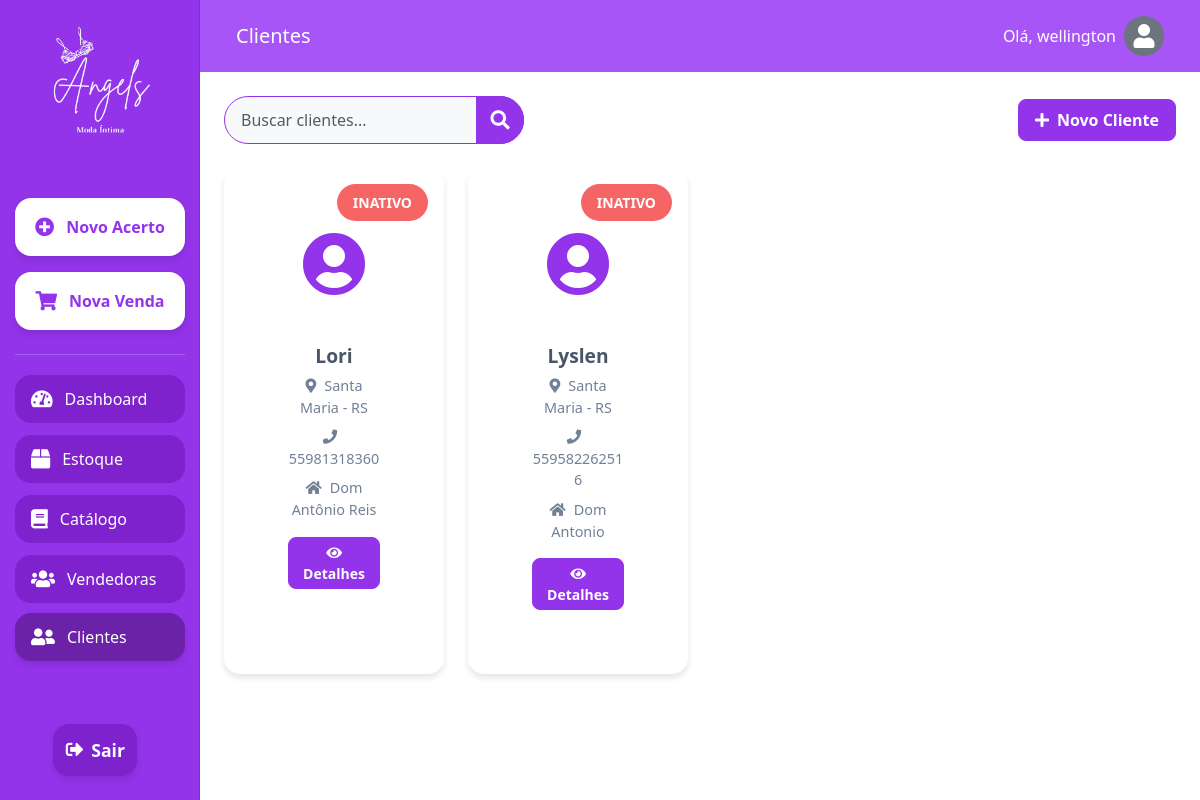
Screenshot of /clientes/ (signed in) with the database file from the repository.
### setup/models.py (models this page shows, shortened)
class CustomUser(AbstractUser):
    email = models.EmailField(_('email address'), unique=True)
    profile_picture = models.ImageField(upload_to='profile_pics/', null=True, blank=True)
    USERNAME_FIELD = 'email'
    REQUIRED_FIELDS = ['username']

class Cliente(models.Model):
    nome = models.CharField(max_length=100)
    logradouro = models.CharField(max_length=200, default="Não informado")
    bairro = models.CharField(max_length=100, default="Não informado")
    cidade = models.CharField(max_length=100, default="Não informada")
    uf = models.CharField(max_length=2, default="UF")
    telefone = models.CharField(max_length=20, default="Não informado")

### setup/views.py (the view)
# urls.py: path('clientes/', views.clientes, name='clientes'),
@login_required
def clientes(request):
    clientes = Cliente.objects.all()
    form = ClienteForm()
    return render(request, 'clientes.html', {'clientes': clientes, 'form': form})

### setup/forms.py
class ClienteForm(forms.ModelForm):
    class Meta:
        model = Cliente
        fields = ['nome', 'logradouro', 'bairro', 'cidade', 'uf', 'telefone']
        widgets = {
            'nome': forms.TextInput(attrs={'class': 'form-control', 'placeholder': 'Nome do Cliente'}),
            'logradouro': forms.TextInput(attrs={'class': 'form-control', 'placeholder': 'Logradouro'}),
            'bairro': forms.TextInput(attrs={'class': 'form-control', 'placeholder': 'Bairro'}),
            'cidade': forms.TextInput(attrs={'class': 'form-control', 'placeholder': 'Cidade'}),
            'uf': forms.TextInput(attrs={'class': 'form-control', 'placeholder': 'UF'}),
            'telefone': forms.TextInput(attrs={'class': 'form-control', 'placeholder': 'Telefone'}),
        }

### setup/templates/clientes.html (shortened to what this page needs)
{% extends 'base.html' %}
{% load static %}
{% block content %}
<!DOCTYPE html>
<html lang="pt-br">
<head>
    <link href="https://cdn.jsdelivr.net/npm/bootstrap@5.3.0/dist/css/bootstrap.min.css" rel="stylesheet">
    <link href="https://cdnjs.cloudflare.com/ajax/libs/font-awesome/5.15.3/css/all.min.css" rel="stylesheet">
</head>
<body>
    <div class="container-fluid vh-100">
        <div class="row h-100">
            <nav id="sidebarMenu" class="col-md-3 col-lg-2 d-md-block sidebar collapse p-0">
                <div class="position-sticky pt-3 h-100 d-flex flex-column align-items-center">
                    <div class="text-center mb-4">
                        <img src="{% static 'images/logo_Angels_branco.png' %}" alt="Angels Logo" class="img-fluid" style="max-width: 150px;">
                    </div>
                    <a class="btn btn-highlight mb-2" href="{% url 'acerto_vendedora' %}">
                        <i class="fas fa-plus-circle"></i> Novo Acerto
                    </a>
                    <a class="btn btn-highlight mb-2" href="#">
                        <i class="fas fa-shopping-cart"></i> Nova Venda
                    </a>
                    <div class="separator"></div>
                    <a class="nav-link mb-2" href="{% url 'dashboard' %}">
                        <i class="fas fa-tachometer-alt"></i> Dashboard
                    </a>
                    <a class="nav-link mb-2" href="{% url 'estoque' %}">
                        <i class="fas fa-box"></i> Estoque
                    </a>
                    <a class="nav-link mb-2" href="{% url 'catalogo' %}">
                        <i class="fas fa-book"></i> Catálogo
                    </a>
                    <a class="nav-link mb-2" href="{% url 'vendedoras' %}">
                        <i class="fas fa-users"></i> Vendedoras
                    </a>
                    <a class="nav-link mb-2 active" href="{% url 'clientes' %}">
                        <i class="fas fa-user-friends"></i> Clientes
                    </a>
                    <div class="mt-auto mb-3">
                        <a class="btn btn-exit" href="{% url 'login' %}">
                            <i class="fas fa-sign-out-alt me-2"></i>
                            <span>Sair</span>
                        </a>
                    </div>
                </div>
            </nav>
            <main class="col-md-9 ms-sm-auto col-lg-10 px-md-4">
                <nav class="navbar navbar-expand-lg navbar-dark custom-navbar mb-4">
                    <div class="container-fluid">
                        <a class="navbar-brand" href="#">Clientes</a>
                        <span class="navbar-text text-white d-flex align-items-center">
                            Olá, {{ user.username }}
                            {% if user.profile_picture %}
                                <img src="{{ user.profile_picture.url }}" alt="Foto de perfil" class="rounded-circle ms-2" style="width: 30px; height: 30px; object-fit: cover;">
                            {% else %}
                                <div class="rounded-circle ms-2 bg-secondary d-flex align-items-center justify-content-center" style="width: 40px; height: 40px;">
                                    <i class="fas fa-user text-white" style="font-size: 1.5rem;"></i>
                                </div>
                            {% endif %}
                        </span>
                    </div>
                </nav>
                <div class="d-flex justify-content-between align-items-center mb-4">
                    <div class="search-container d-flex">
                        <input type="text" id="searchClientes" class="form-control search-input" placeholder="Buscar clientes...">
                        <button class="btn search-button" type="button">
                            <i class="fas fa-search"></i>
                        </button>
                    </div>
                    <button class="btn btn-primary btn-add-cliente" data-bs-toggle="modal" data-bs-target="#addClienteModal">
                        <i class="fas fa-plus me-2"></i>Novo Cliente
                    </button>
                </div>
                <div class="row row-cols-1 row-cols-md-2 row-cols-lg-3 row-cols-xl-4 g-4" id="clienteGrid">
                    {% for cliente in clientes %}
                    <div class="col">
                        <div class="card cliente-card h-100">
                            <div class="card-body cliente-details">
                                <div class="text-center mb-4">
                                    <i class="fas fa-user-circle cliente-icon"></i>
                                </div>
                                <h5 class="card-title cliente-name text-center">{{ cliente.nome }}</h5>
                                <p class="card-text cliente-info text-center"><i class="fas fa-map-marker-alt me-2"></i>{{ cliente.cidade }} - {{ cliente.uf }}</p>
                                <p class="card-text cliente-info text-center"><i class="fas fa-phone me-2"></i>{{ cliente.telefone }}</p>
                                <p class="card-text cliente-info text-center"><i class="fas fa-home me-2"></i>{{ cliente.bairro }}</p>
                                <span class="status-badge {% if cliente.status == 'active' %}status-active{% else %}status-inactive{% endif %}">
                                    {% if cliente.status == 'active' %}Ativo{% else %}Inativo{% endif %}
                                </span>
                                <div class="cliente-actions">
                                    <button class="btn btn-sm btn-primary btn-action" onclick="openClienteModal('{{ cliente.id }}', '{{ cliente.nome }}', '{{ cliente.cidade }}', '{{ cliente.uf }}', '{{ cliente.telefone }}', '{{ cliente.bairro }}', '{{ cliente.logradouro }}', '{{ cliente.status }}')">
                                        <i class="fas fa-eye"></i> Detalhes
                                    </button>
                                </div>
                            </div>
                        </div>
                    </div>
                    {% empty %}
                    <div class="col-12">
                        <p class="text-center">Nenhum cliente cadastrado.</p>
                    </div>
                    {% endfor %}
                </div>
            </main>
        </div>
    </div>
</body>
</html>
{% endblock %}

### setup/templates/base.html (style rules this page uses)
body { background-color: #9333ea; min-height: 100vh; display: flex; align-items: center; justify-content: center; }
.card { background: white; border-radius: 15px; padding: 2rem; width: 100%; max-width: 400px; box-shadow: 0 4px 6px rgba(0, 0, 0, 0.1); }
.form-control { border-radius: 25px; padding: 0.75rem 1.25rem; border: 1px solid #e2e8f0; }
.btn-primary { background-color: #9333ea; border: none; border-radius: 25px; padding: 0.75rem; width: 100%; font-weight: 500; transition: all 0.3s ease; }

### setup/templates/clientes.html (style rules this page uses)
body, html { height: 100%; overflow-x: hidden; }
.sidebar { position: fixed; top: 0; bottom: 0; left: 0; z-index: 100; padding: 0; box-shadow: inset -1px 0 0 rgba(0, 0, 0, .1); background-color: #9333ea; display: flex; flex-direction: column; align-items: center; padding-top: 1rem; }
.sidebar .nav-link { color: #fff; font-weight: 500; padding: 0.75rem 1rem; margin: 0.25rem 0; font-size: 1rem; display: flex; align-items: center; justify-content: flex-start; width: 85%; border-radius: 1rem; transition: all 0.3s ease; background-color: #7e22ce; }
.sidebar .nav-link:hover, .sidebar .nav-link.active { background-color: #6b21a8; transform: translateY(-2px); box-shadow: 0 4px 6px rgba(0, 0, 0, 0.1); }
.sidebar .btn-highlight { background-color: #ffffff; color: #9333ea; font-weight: 600; padding: 0.75rem 1rem; margin: 0.5rem 0; border-radius: 1rem; text-align: center; transition: all 0.3s ease; box-shadow: 0 4px 6px rgba(0, 0, 0, 0.1); width: 85%; text-align: left; display: flex; align-items: center; justify-content: flex-start; padding: 0.75rem 1rem; margin: 0.5rem 0; font-size: 1rem; justify-content: center; font-size: 1rem; padding: 1rem; }
.sidebar .btn-exit { background-color: #7e22ce; color: #ffffff; font-weight: 600; padding: 0.75rem 1rem; margin: 0.5rem 0; border-radius: 1rem; transition: all 0.3s ease; box-shadow: 0 4px 6px rgba(0, 0, 0, 0.1); width: 90%; font-size: 1.1rem; display: flex; align-items: center; justify-content: center; }
.sidebar .btn-exit i { margin-right: 0.5rem; }
.sidebar .nav-link i, .sidebar .btn-highlight i { margin-right: 0.75rem; font-size: 1.2rem; }
.sidebar .separator { width: 85%; height: 1px; background-color: rgba(255, 255, 255, 0.2); margin: 1rem 0; }
main { padding-top: 0 !important; }
.custom-navbar { background-color: #a855f7; margin-left: -1.5rem; margin-right: -1.5rem; padding-left: 1.5rem; padding-right: 1.5rem; }
.navbar-text { font-size: 1rem; font-weight: 500; }
.search-container { display: flex; align-items: center; width: 300px; }
.search-input { border-top-right-radius: 50rem; border-bottom-right-radius: 50rem; border-top-left-radius: 50rem; border-bottom-left-radius: 50rem; border: 1px solid #9333ea; background-color: #f8f9fa; transition: all 0.3s ease; padding-left: 1rem; height: 48px; width: 300px; }
.search-button { border-top-right-radius: 50rem; border-bottom-right-radius: 50rem; background-color: #9333ea; border-color: #9333ea; color: #fff; transition: all 0.3s ease; height: 48px; width: 48px; padding: 0; display: flex; align-items: center; justify-content: center; margin-left: -48px; }
.search-button i { font-size: 1.2rem; }
.btn-primary { background-color: #9333ea; border-color: #9333ea; color: #ffffff; font-weight: 600; padding: 0.75rem 1.5rem; border-radius: 0.5rem; transition: all 0.3s ease; }
.cliente-card { border: none; border-radius: 1rem; overflow: hidden; transition: all 0.3s ease; height: 100%; box-shadow: 0 4px 6px rgba(0, 0, 0, 0.1); background-color: #ffffff; }
.cliente-details { padding: 2rem; }
.cliente-name { font-size: 1.2rem; font-weight: 600; margin-bottom: 0.5rem; color: #4a5568; }
.cliente-info { font-size: 0.9rem; color: #718096; margin-bottom: 0.5rem; }
.cliente-icon { font-size: 4rem; color: #9333ea; margin-bottom: 1.5rem; }
.btn-add-cliente { width: auto; padding: 0.5rem 1rem; }
.cliente-actions { display: flex; justify-content: space-between; margin-top: 1rem; }
.btn-action { padding: 0.25rem 0.5rem; font-size: 0.875rem; }
.status-badge { position: absolute; top: 1rem; right: 1rem; padding: 0.5rem 1rem; border-radius: 2rem; font-size: 0.875rem; font-weight: 600; text-transform: uppercase; }
.status-inactive { background-color: #f56565; color: #ffffff; }

### rows the page displays
CustomUser: username "wellington"
Cliente: nome "Lori", cidade "Santa Maria", uf "RS", telefone "55981318360", bairro "Dom Antônio Reis"
Cliente: nome "Lyslen", cidade "Santa Maria", uf "RS", telefone "559582262516", bairro "Dom Antonio"
